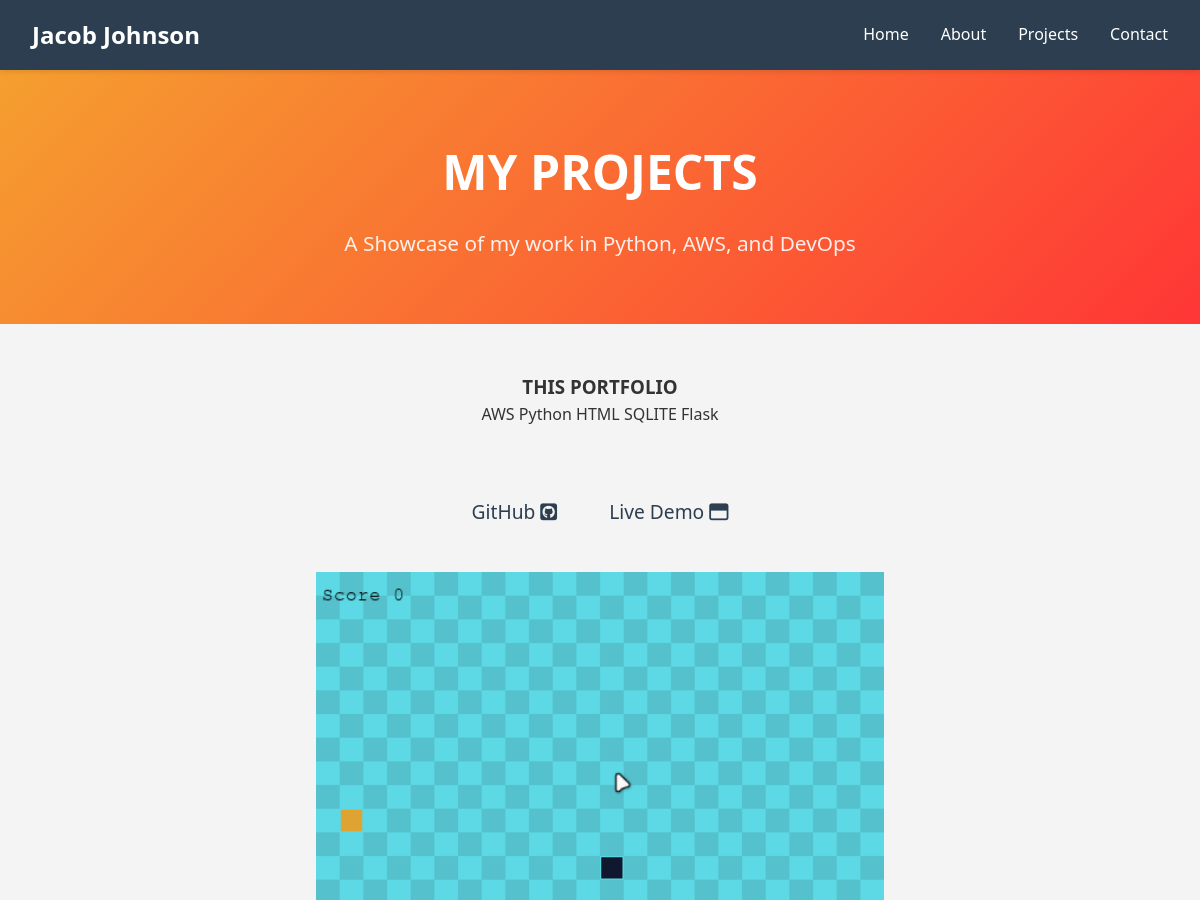
Page /projects (upper part) on the earlier database version.
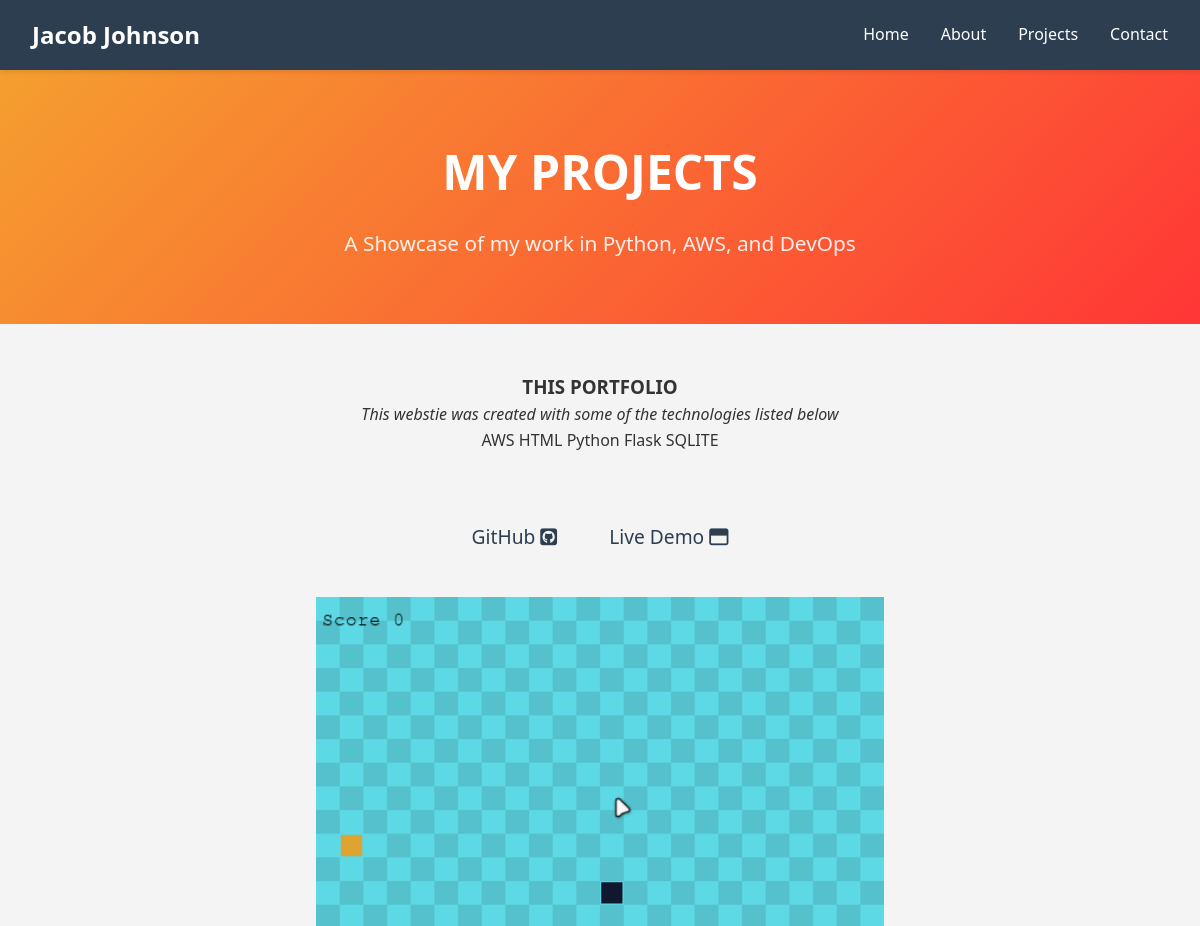
Same page on the later database version.
### app.py (models this page shows, shortened)
class Project(db.Model):
    id = db.Column(db.Integer, primary_key=True)
    title = db.Column(db.String(100), nullable=False)
    description = db.Column(db.Text, nullable=False)
    technologies = db.Column(db.String(200))
    github_url = db.Column(db.String(200))
    live_url = db.Column(db.String(200))
    image_url = db.Column(db.String(200))
    created_at = db.Column(db.DateTime, default=datetime.utcnow)

### app.py (the view)
@app.route("/projects")
def projects():
    all_projects = Project.query.order_by(Project.created_at.desc()).all()
    return render_template('projects.html', projects=all_projects)

### templates/projects.html (shortened to what this page needs)
{% extends "base.html" %}
{% block content %}
    <div class="hero">
        <h1>MY PROJECTS</h1>
        <p>A Showcase of my work in Python, AWS, and DevOps</p>
    </div>
    <div class="container">
        {% if projects %}
            <div class="projects-grid">
                {% for project in projects %}
                    <div class="project-card">
                        {% if project.image_url %}
                            <img src="{{ url_for('static', filename=project.image_url) }}" alt="{{ project.title }}">
                        {% endif %}
                        <div class="project-card-content">
                            <h3>{{ project.title }}</h3>
                            <p class="discription">{{ project.description }}</p>
                            {% if project.technologies %}
                                <div class="tech-tags">
                                    {% for tech in project.technologies.split(',') %}
                                        <span class="tech-tag">{{ tech.strip() }}</span>
                                    {% endfor %}
                                </div>
                            {% endif %}
                            <div>
                                {% if project.github_url %}
                                    <a href="{{ project.github_url }}" target="_blank" class="btn btn-secondary github-btn">
                                        GitHub <i class="fa-brands fa-square-github"></i>
                                    </a>
                                {% endif %}
                                {% if project.live_url %}
                                    <a href="{{ project.live_url }}" target="_blank" class="btn live-btn">
                                        Live Demo <i class="fa-regular fa-window-maximize"></i>
                                    </a>
                                {% endif %}
                            </div>
                        </div>
                    </div>
                {% endfor %}
            </div>
        {% endif %}
    </div>
{% endblock %}

Differences in the rows shown:
changed Project "THIS PORTFOLIO": description (not shown) → "This webstie was created with some of the technologies listed below"
